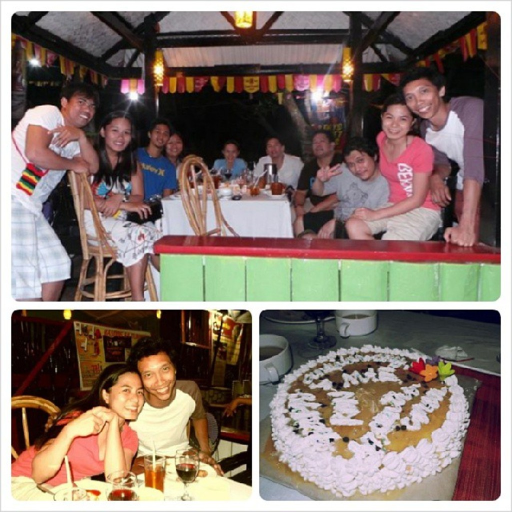
#> input picture data/synthtiger/resources/bg_images/imgs/000002b66c9c498e.jpg, 1024 x 1024 px (shown at 1/2 size)
$ python -i template_zn_multiline.py   (imports and definitions only)
#> lines starting #> are read from the running program, lines starting #| are printed output that depends on the picture; after the words box and inside, x2 and y2 are one past the last pixel; in counts of white or black regions, pixels touching at a corner belong together
"""
SynthTIGER
Copyright (c) 2021-present NAVER Corp.
MIT license
"""

import os
import math
import cv2
import numpy as np
from PIL import Image
import json
import os
from PIL import Image
import time
import numpy as np
from PIL import Image, ImageDraw

from synthtiger import components, layers, templates, utils
MIN_PIXELS = 768*28*28
MAX_PIXELS = 1024*28*28
IMAGE_FACTOR = 28
MAX_RATIO = 200

BLEND_MODES = [
    "normal",
    "multiply",
    "screen",
    "overlay",
    "hard_light",
    "soft_light",
    "dodge",
    "divide",
    "addition",
    "difference",
    "darken_only",
    "lighten_only",
]
def save_img( ndarray_img, path='/mnt/bn/ocr-doc-nas/zhuhanshen/project/TextEvaluator/hanzi_writer/synthtiger/examples/synthtiger/debug/temp.png'):
    img = Image.fromarray(ndarray_img)
    img.save(path)
# 辅助函数
def round_by_factor(x, factor):
    return round(x / factor) * factor

def floor_by_factor(x, factor):
    return math.floor(x / factor) * factor

def ceil_by_factor(x, factor):
    return math.ceil(x / factor) * factor

# [27 lines left out: function smart_resize, not called in this run]

class SynthTigerZH(templates.Template):
    # [237 lines left out: functions __init__, generate, _generate_background_size, init_save, save, not called in this run]

    # [6 lines of commented-out code are left out]
    def end_save(self, root):
        # 只关闭一个jsonl文件
        self.jsonl_file.close()

    # [325 lines left out: functions _generate_color, extract_info, _generate_multiple_text, _generate_text_v2, _generate_text_v3, _generate_background and 4 more, not called in this run]


def _create_poly_mask(image, pad=0):
    height, width = image.shape[:2]
    alpha = image[..., 3].astype(np.uint8)
    mask = np.zeros((height, width), dtype=np.float32)

    cts, _ = cv2.findContours(alpha, cv2.RETR_EXTERNAL, cv2.CHAIN_APPROX_SIMPLE)
    cts = sorted(cts, key=lambda ct: sum(cv2.boundingRect(ct)[:2]))

    if len(cts) == 1:
        hull = cv2.convexHull(cts[0])
        cv2.fillConvexPoly(mask, hull, 255)

    for idx in range(len(cts) - 1):
        pts = np.concatenate((cts[idx], cts[idx + 1]), axis=0)
        hull = cv2.convexHull(pts)
        cv2.fillConvexPoly(mask, hull, 255)

    mask = utils.dilate_image(mask, pad)
    out = utils.create_image((width, height))
    out[..., 3] = mask
    return out

>>> import cv2
>>> picture = cv2.imread('../../resources/bg_images/imgs/000002b66c9c498e.jpg', cv2.IMREAD_GRAYSCALE)
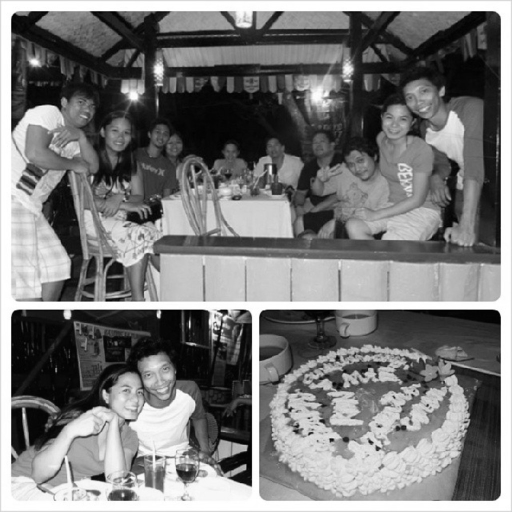
#> picture: shape (1024, 1024) (shown at 1/2 size); min 0, max 255, mean 120.6
>>> result = _create_poly_mask(picture)
#> in _create_poly_mask, `alpha = image[..., 3].astype(np.uint8)`: alpha = 1024 values, max 254 at index 7, min 213 at index 0, mean 251.4
#> in _create_poly_mask, `cts, _ = cv2.findContours(alpha, cv2.RETR_EXTERNAL, cv2.CHAIN_APPROX_S..`: cts = [[[0, 0], [0, 1023]]]
#> in _create_poly_mask, `hull = cv2.convexHull(cts[0])`: hull = [[0, 1023], [0, 0]]
#> in _create_poly_mask, `cv2.fillConvexPoly(mask, hull, 255)`:
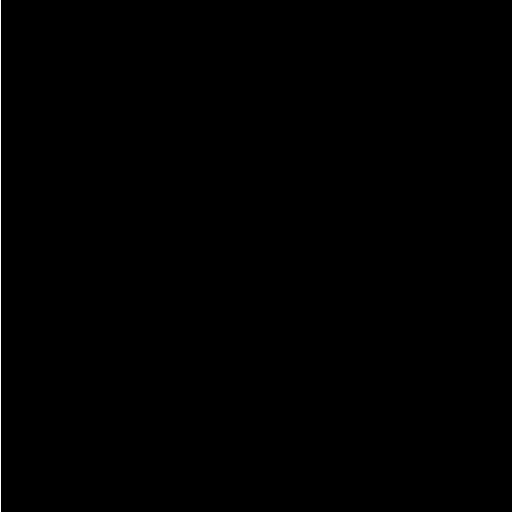
#> mask: shape (1024, 1024) float32 (shown at 1/2 size); 0.1% white in thin lines or dots, all inside (x1, y1, x2, y2) = (0, 0, 1, 1024)
#> (the run stopped early here; a loop or call above may not have finished)
